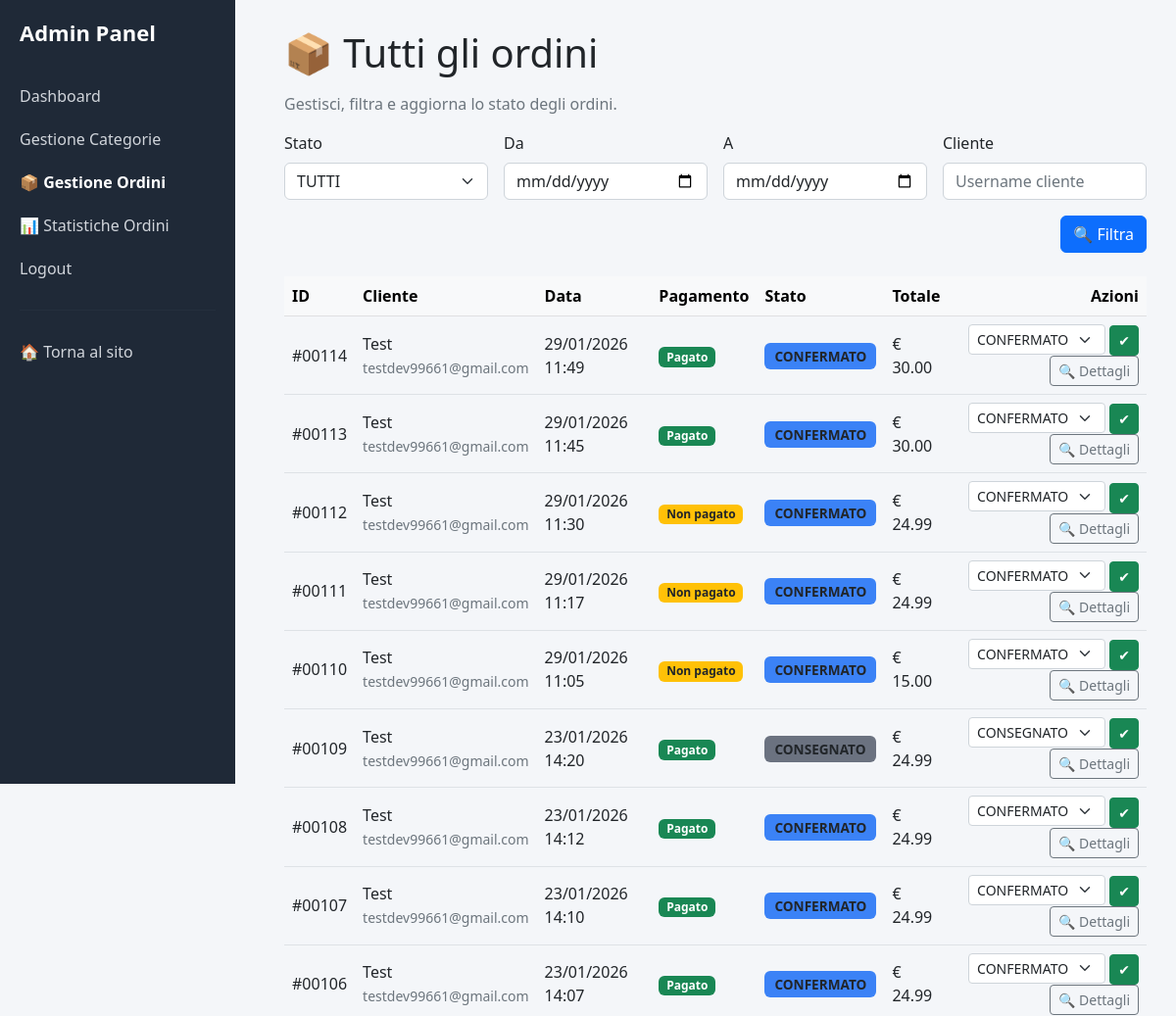
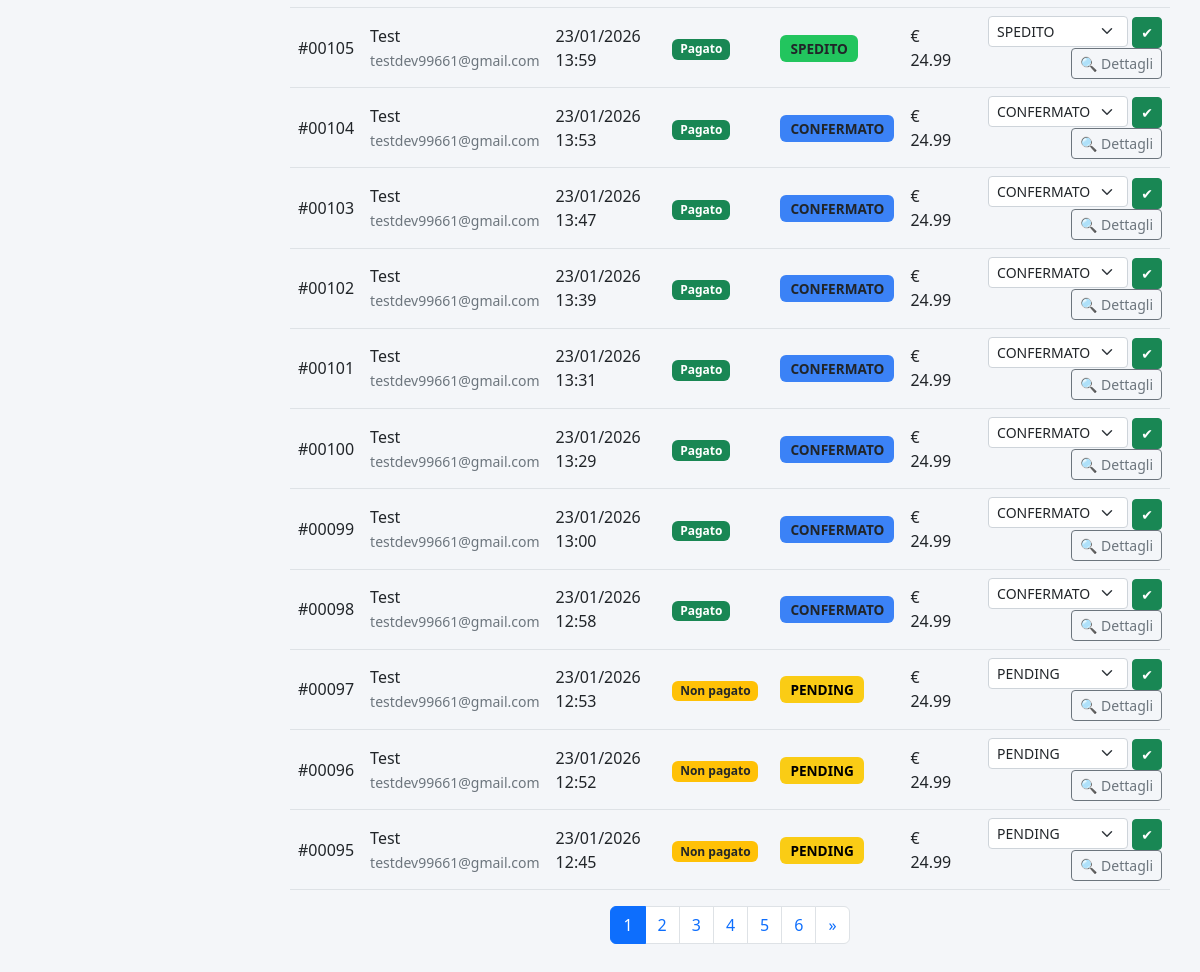
/admin/ordini (signed in), run on an earlier commit of the app's database (2 pictures, top to bottom).
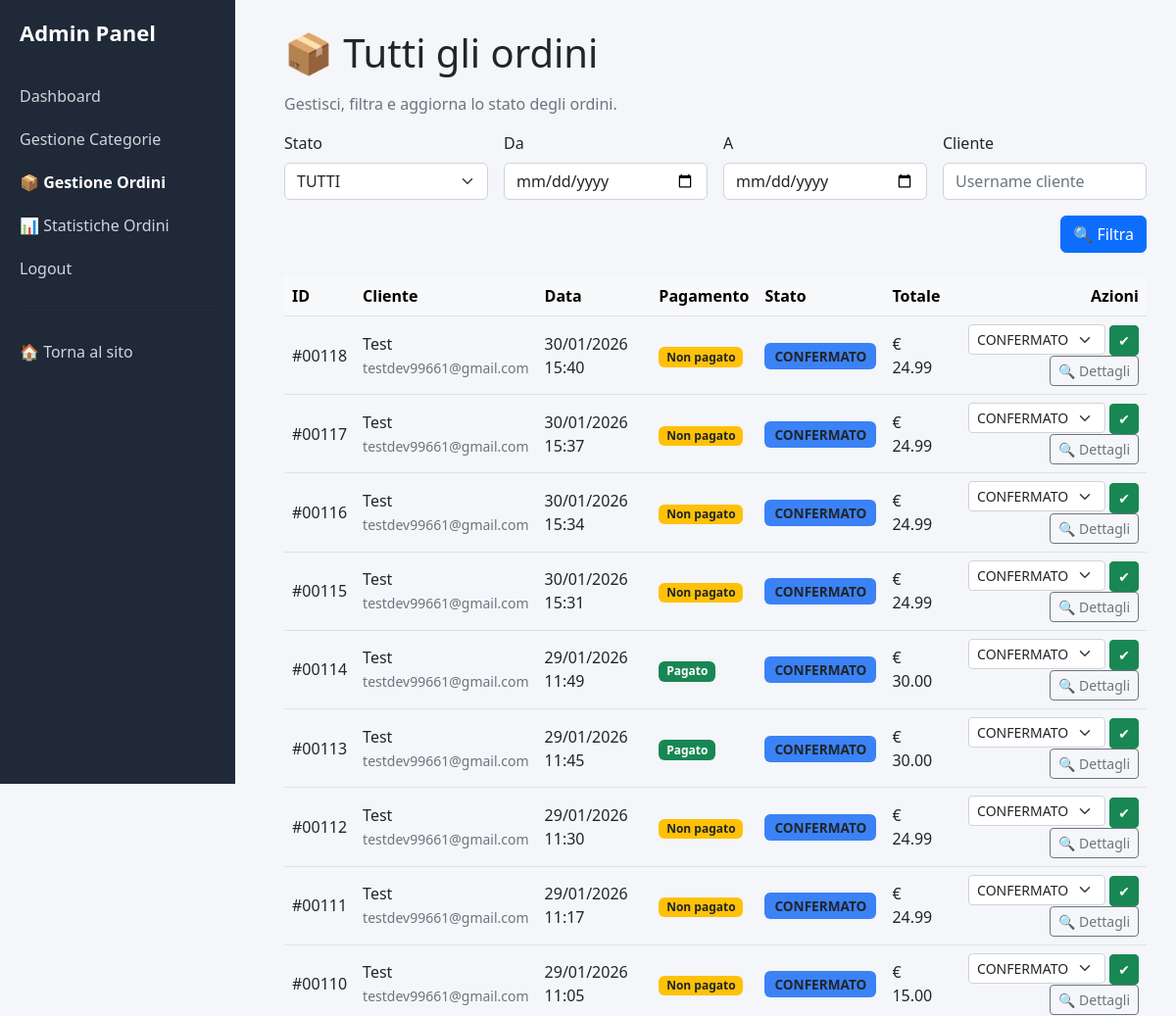
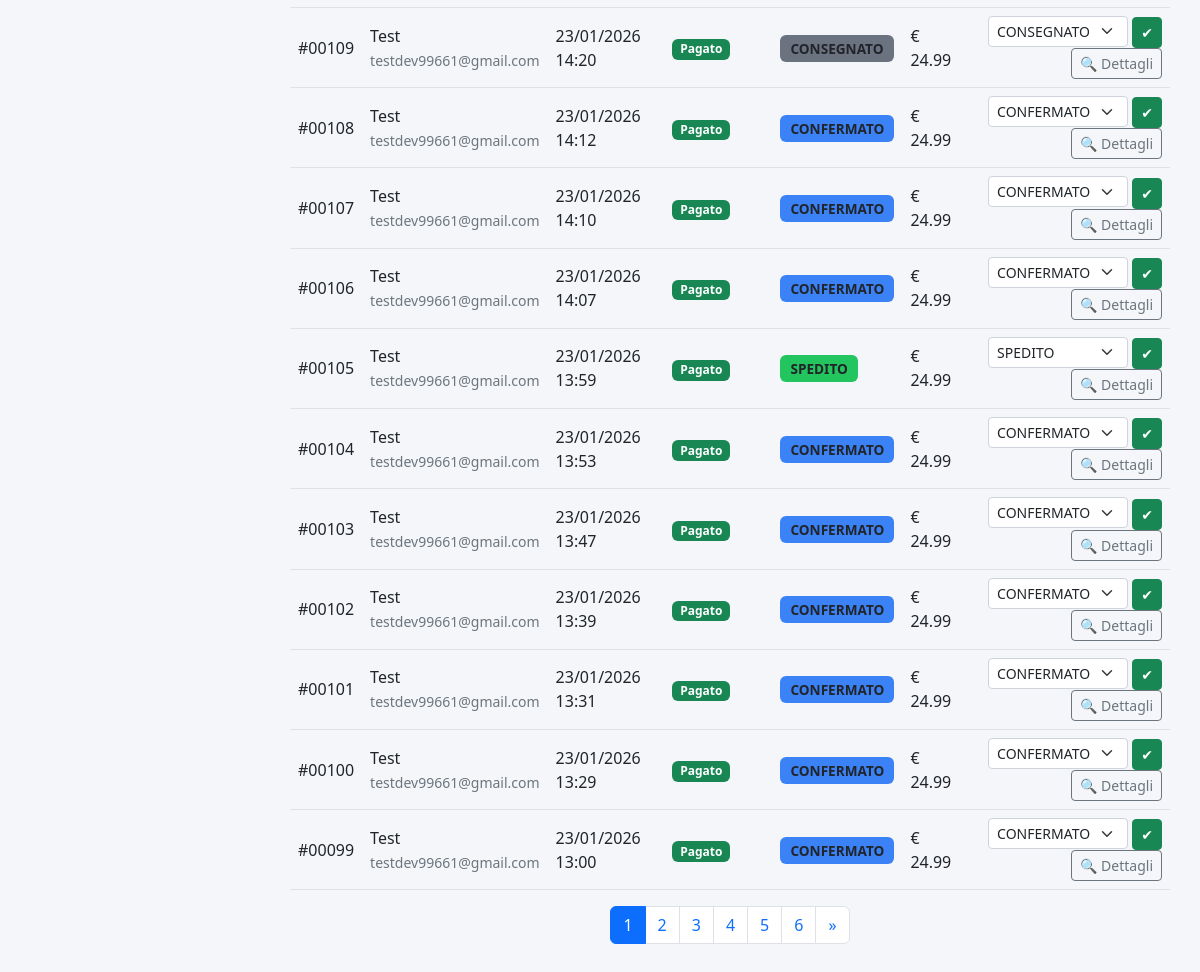
And on a later commit of the database (2 pictures, top to bottom).
### app/models.py (models this page shows, shortened)
class Ordine(db.Model):
    id = db.Column(db.Integer, primary_key=True)
    cliente_id = db.Column(db.Integer, db.ForeignKey('user.id'), nullable=False)
    data_ordine = db.Column(db.DateTime, default=datetime.utcnow)
    stato = db.Column(db.String(20), default='PENDING')  # PENDING, CONFERMATO, SPEDITO, CONSEGNATO
    totale = db.Column(db.Numeric(10, 2), default=0)
    note = db.Column(db.Text)
    cliente = db.relationship('User', backref='ordini')
    dettagli = db.relationship('OrdineDettaglio', backref='ordine', cascade="all, delete-orphan")
    nome = db.Column(db.String(100))
    cognome = db.Column(db.String(100))
    indirizzo = db.Column(db.String(200))
    citta = db.Column(db.String(100))
    cap = db.Column(db.String(20))
    provincia = db.Column(db.String(100))
    telefono = db.Column(db.String(30))
    email = db.Column(db.String(100))
    pagato = db.Column(db.Boolean, default=False)
    stripe_session_id = db.Column(db.String(100))
    stripe_payment_intent = db.Column(db.String(255))

class User(UserMixin, db.Model):
    id = db.Column(db.Integer, primary_key=True)
    username = db.Column(db.String(80), unique=True, nullable=False)
    email = db.Column(db.String(120), unique=True, nullable=False)
    password_hash = db.Column(db.String(200), nullable=False)
    ruolo = db.Column(db.String(20), nullable=False, default="CLIENTE")  # CLIENTE, FORNITORE, ADMIN
    company_name = db.Column(db.String(120))
    partita_iva = db.Column(db.String(20))
    indirizzo_azienda =db.Column(db.String(200))
    telefono_azienda = db.Column(db.String(20))
    ragione_sociale = db.Column(db.String(100))
    partita_iva = db.Column(db.String(20))
    telefono = db.Column(db.String(20))
    stripe_customer_id = db.Column(db.String(255), nullable=True)
    email_verificata = db.Column(db.Boolean, default=False)
    prodotti = db.relationship(
        'Prodotto',
        secondary=fornitore_prodotto,
        back_populates='fornitori'
    )

### app/routes.py (the view)
@main.route('/admin/ordini')
@login_required
@admin_required
def gestione_ordini_admin():
    stato = request.args.get('stato')
    data_da = request.args.get('data_da')
    data_a = request.args.get('data_a')
    cliente = request.args.get('cliente')
    page = request.args.get('page', 1, type=int)
    query = Ordine.query.join(Ordine.cliente)
    if stato and stato != "Tutti":
        query = query.filter(Ordine.stato == stato)
    if cliente:
        query = query.filter(db.func.lower(User.username).like(f"%{cliente.lower()}%"))
    from datetime import datetime
    if data_da:
        try:
            data_da = datetime.strptime(data_da, "%Y-%m-%d")
            query = query.filter(Ordine.data_ordine >= data_da)
        except ValueError:
            pass
    if data_a:
        try:
            data_a = datetime.strptime(data_a, "%Y-%m-%d")
            query = query.filter(Ordine.data_ordine <= data_a)
        except ValueError:
            pass
    ordini = query.order_by(Ordine.data_ordine.desc()).paginate(page=page, per_page=20)
    stati = ['PENDING', 'CONFERMATO', 'SPEDITO', 'CONSEGNATO', 'ANNULLATO']
    return render_template(
        'ordini/ordini_admin.html',
        ordini=ordini,
        stati=stati,
        stato_corrente=stato
    )

### app/templates/ordini/ordini_admin.html (shortened to what the changed rows need)
<!DOCTYPE html>
<html lang="it">
<head>
    <link href="https://cdn.jsdelivr.net/npm/bootstrap@5.2.3/dist/css/bootstrap.min.css" rel="stylesheet">
</head>
<body>
<div class="sidebar">
    <h2>Admin Panel</h2>
</div>
<div class="content">
    <h1 class="mb-3">📦 Tutti gli ordini</h1>
    <div class="table-responsive">
        <table class="table table-hover align-middle">
            <thead class="table-light">
                <tr>
                    <th>ID</th>
                    <th>Cliente</th>
                    <th>Data</th>
                    <th>Pagamento</th>
                    <th>Stato</th>
                    <th>Totale</th>
                    <th class="text-end">Azioni</th>
                </tr>
            </thead>
            <tbody>
                {% for ordine in ordini.items %}
                <tr>
                    <td>#{{ "%05d"|format(ordine.id) }}</td>
                    <td>
                        {{ ordine.cliente.username }}<br>
                        <small class="text-muted">{{ ordine.cliente.email }}</small>
                    </td>
                    <td>{{ ordine.data_ordine.strftime('%d/%m/%Y %H:%M') }}</td>
                    <td>
                        {% if ordine.pagato %}
                            <span class="badge bg-success">Pagato</span>
                        {% else %}
                            <span class="badge bg-warning text-dark">Non pagato</span>
                        {% endif %}
                    </td>
                    <td>
                        {% set s = ordine.stato.lower() %}
                        <span class="status-badge {{ s }}">{{ ordine.stato }}</span>
                    </td>
                    <td>€ {{ "%.2f"|format(ordine.totale) }}</td>
                    <td class="text-end">
                        <form method="POST" action="{{ url_for('main.modifica_stato_ordine', id=ordine.id) }}" class="d-inline">
                            <select name="stato" class="form-select form-select-sm d-inline w-auto">
                                {% for s in stati %}
                                    <option value="{{ s }}" {% if ordine.stato == s %}selected{% endif %}>
                                        {{ s }}
                                    </option>
                                {% endfor %}
                            </select>
                            <button class="btn btn-sm btn-success">✔</button>
                        </form>
                        <a href="{{ url_for('main.dettaglio_ordine', id=ordine.id) }}"
                           class="btn btn-sm btn-outline-secondary">
                            🔍 Dettagli
                        </a>
                    </td>
                </tr>
                {% endfor %}
            </tbody>
        </table>
    </div>
    <nav>
        <ul class="pagination justify-content-center">
            {% for p in ordini.iter_pages() %}
                {% if p %}
                    <li class="page-item {% if p == ordini.page %}active{% endif %}">
                        <a class="page-link"
                           href="?page={{ p }}&{{ request.query_string.decode() }}">{{ p }}</a>
                    </li>
                {% else %}
                    <li class="page-item disabled"><span class="page-link">…</span></li>
                {% endif %}
            {% endfor %}
        </ul>
    </nav>
</div>
</body>
</html>

What changed in the data, as far as the page shows it:
no longer on this page (row unchanged): Ordine: id "00098", cliente.username "Test", cliente.email "testdev99661@gmail.com", data_ordine "23/01/2026 12:58", pagato "Pagato", stato "CONFERMATO", totale "24.99"
no longer on this page (row unchanged): Ordine: id "00097", cliente.username "Test", cliente.email "testdev99661@gmail.com", data_ordine "23/01/2026 12:53", pagato "Non pagato", stato "PENDING", totale "24.99"
no longer on this page (row unchanged): Ordine: id "00096", cliente.username "Test", cliente.email "testdev99661@gmail.com", data_ordine "23/01/2026 12:52", pagato "Non pagato", stato "PENDING", totale "24.99"
no longer on this page (row unchanged): Ordine: id "00095", cliente.username "Test", cliente.email "testdev99661@gmail.com", data_ordine "23/01/2026 12:45", pagato "Non pagato", stato "PENDING", totale "24.99"
added Ordine: id "00118", cliente.username "Test", cliente.email "testdev99661@gmail.com", data_ordine "30/01/2026 15:40", pagato "Non pagato", stato "CONFERMATO", totale "24.99"
added Ordine: id "00117", cliente.username "Test", cliente.email "testdev99661@gmail.com", data_ordine "30/01/2026 15:37", pagato "Non pagato", stato "CONFERMATO", totale "24.99"
added Ordine: id "00116", cliente.username "Test", cliente.email "testdev99661@gmail.com", data_ordine "30/01/2026 15:34", pagato "Non pagato", stato "CONFERMATO", totale "24.99"
added Ordine: id "00115", cliente.username "Test", cliente.email "testdev99661@gmail.com", data_ordine "30/01/2026 15:31", pagato "Non pagato", stato "CONFERMATO", totale "24.99"
